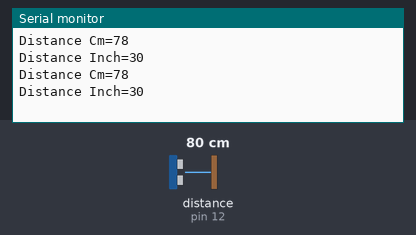
The sketch below on a simulated Arduino Uno, built with avr-gcc and run on an emulated ATmega328P. Parts: the last lines printed to the serial monitor. Wiring (inferred from the names in the program): ultrasonic range finder: trigger pin 11; echo pin 12. The test bench sets the inputs (shaded band); at power-on: distance to the obstacle (sensor on pin 12) 80 cm. The echo pulse lasts 58.3 µs per cm.

Above: at 2.3 s.
2.4 s: distance to the obstacle (sensor on pin 12) set to 2 cm
At 4.0 s:
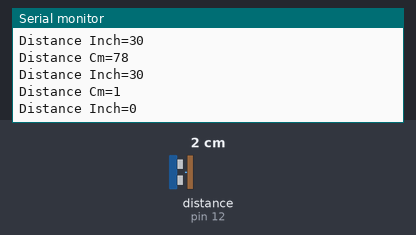
4.5 s: distance to the obstacle (sensor on pin 12) set to 4 cm
At 5.2 s:
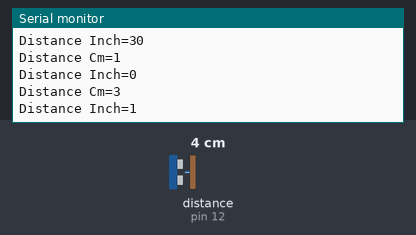
Timing chart, 0 to 7.5 s (numbered marks = the images above; inputs shaded):
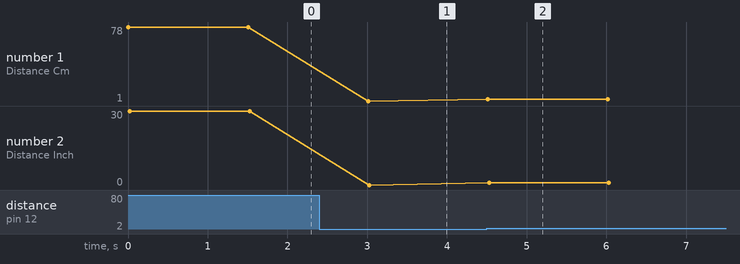

Measured:
- after the input at 2.4 s, the serial monitor: prints a new line after 0.61 s (image 1)
- after the input at 4.5 s, the serial monitor: prints a new line at once (image 2)
- plotted number 1: 78 → 1 after the input at 2.4 s, 1 → 3 after the input at 4.5 s
- plotted number 2: 30 → 0 after the input at 2.4 s

The sketch:

Ultrasonic_sensor.ino
```cpp
int TrigPin=11;
int EchoPin=12;
int duration;
int distanceCm;
int distanceInch;

void setup() {
  pinMode(TrigPin,OUTPUT);
  pinMode(EchoPin,INPUT);
  Serial.begin(9600);

}

void loop() {
  digitalWrite(TrigPin,LOW);
  delayMicroseconds(2);
  digitalWrite(TrigPin,HIGH);
  delayMicroseconds(10);
  digitalWrite(TrigPin,LOW);

  duration=pulseIn(EchoPin,HIGH);
  distanceCm=duration*0.034/2;
  distanceInch=duration*0.0133/2;

  Serial.print("Distance Cm=");
  Serial.println(distanceCm);
  Serial.print("Distance Inch=");
  Serial.println(distanceInch);

  delay(1500);


}
```
